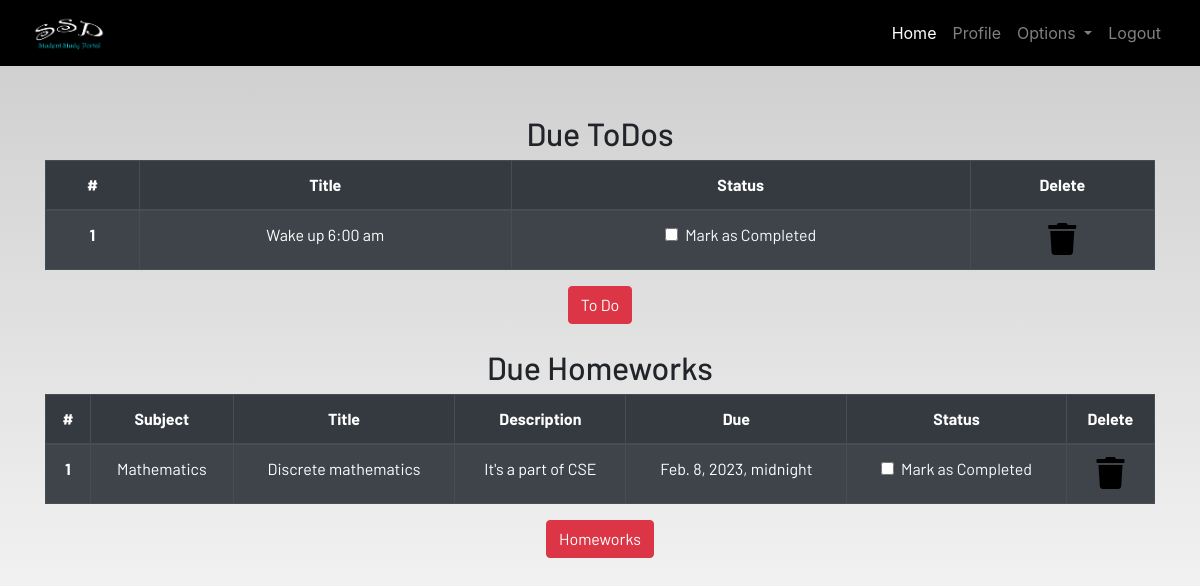
The page /profile/ (signed in) on the database as committed earlier.
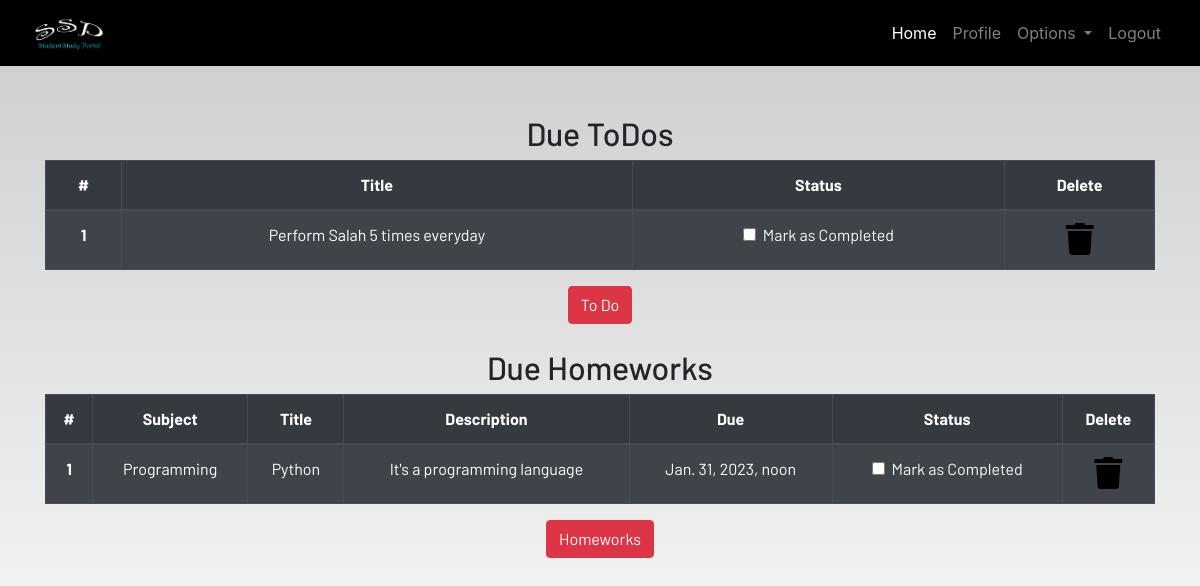
The same page on the database as committed later.
### dashboard/models.py (models this page shows, shortened)
class Todo(models.Model):
    user = models.ForeignKey(User, on_delete=models.CASCADE)
    title = models.CharField(max_length=100)
    is_finished = models.BooleanField(default=False)

class Homework(models.Model):
    user = models.ForeignKey(User, on_delete=models.CASCADE)
    subject = models.CharField(max_length=50)
    title = models.CharField(max_length=200)
    description = models.TextField()
    due = models.DateTimeField()
    is_finished = models.BooleanField(default=False)

### dashboard/views.py (the view)
# urls.py: path('profile/', dash_views.profile, name='profile'),
@login_required
def profile(request):
    homeworks = Homework.objects.filter(is_finished=False, user=request.user)
    todos = Todo.objects.filter(is_finished=False, user=request.user)
    if len(homeworks) == 0:
        homework_done = True
    else:
        homework_done = False
    if len(todos) == 0:
       todos_done = True
    else:
        todos_done = False
    context = {
        'homeworks': homeworks,
        'todos': todos,
        'homework_done': homework_done,
        'todos_done': todos_done
    }
    return render(request,'dashboard/profile.html',context)

### dashboard/templates/dashboard/profile.html (shortened to what the changed rows need)
{% extends 'dashboard/base.html' %}
{% load static %}
{% load crispy_forms_tags%}
{% block content %}
<section class="text-center">
    <div class="container">
        {% if not todos_done %}
            <h2>Due ToDos</h2>
            <table class="table table-striped table-bordered table-hover table-dark">
                <thead>
                    <tr>
                        <th scope="col">#</th>
                        <th scope="col">Title</th>
                        <th scope="col">Status</th>
                        <th scope="col">Delete</th>
                    </tr>
                </thead>
                <tbody>
                    {% for todo in todos %}
                        <tr>
                            <th scope="row">{{forloop.counter}}</th>
                            <td>{{todo.title}}</td>
                            <td>
                                <a href="{% url 'update-todo' todo.id %}">
                                    <div class="form-check">
                                        {% if todo.is_finished == True %}
                                            <input class="form-check-input" type="checkbox" value="" checked>
                                        {% else %}
                                            <input class="form-check-input" type="checkbox" value="">
                                        {% endif %}
                                        <label class="form-check-label text-light" for="flexCheckDefault">
                                            Mark as Completed
                                        </label>
                                    </div>
                                </a>
                            </td>
                            <td><a href="{% url 'delete-todo' todo.id %}"><i class="fa fa-trash fa-2x"></i></a></td>
                        </tr>
                    {% endfor %}
                </tbody>
            </table>
        {% else %}
            <h3>All To dos are completed!!!!</h3>
        {% endif %}
        <br><br>
        {% if not homework_done %}
            <h2>Due Homeworks</h2>
            <table class="table table-striped table-bordered table-hover table-dark">
                <thead>
                    <tr>
                        <th scope="col">#</th>
                        <th scope="col">Subject</th>
                        <th scope="col">Title</th>
                        <th scope="col">Description</th>
                        <th scope="col">Due</th>
                        <th scope="col">Status</th>
                        <th scope="col">Delete</th>
                    </tr>
                </thead>
                <tbody>
                    {% for homework in homeworks %}
                        <tr>
                            <th scope="row">{{forloop.counter}}</th>
                            <td>{{homework.subject}}</td>
                            <td>{{homework.title}}</td>
                            <td>{{homework.description}}</td>
                            <td>{{homework.due}}</td>
                            <td>
                                <a href="{% url 'update-homework' homework.id %}">
                                    <div class="form-check">
                                        {% if homework.is_finished == True %}
                                            <input class="form-check-input" type="checkbox" value="" checked>
                                        {% else %}
                                            <input class="form-check-input" type="checkbox" value="">
                                        {% endif %}
                                        <label class="form-check-label text-light" for="flexCheckDefault">
                                            Mark as Completed
                                        </label>
                                    </div>
                                </a>
                            </td>
                            <td><a href="{% url 'delete-homework' homework.id %}"><i class="fa fa-trash fa-2x"></i></a></td>
                        </tr>
                    {% endfor %}
                </tbody>
            </table>
        {% else %}
            <h3>All To homeworks are completed!!!!</h3>
        {% endif %}
    </div>
</section>
{% endblock content %}

Rows that differ between the two databases and show on the page:
no longer on this page (row edited): Todo: title "Wake up 6:00 am"
no longer on this page (row edited): Homework: subject "Mathematics", title "Discrete mathematics", description "It's a part of CSE", due "Feb. 8, 2023, midnight"
now on this page (row edited): Todo: title "Perform Salah 5 times everyday"
now on this page (row edited): Homework: subject "Programming", title "Python", description "It's a programming language", due "Jan. 31, 2023, noon"
